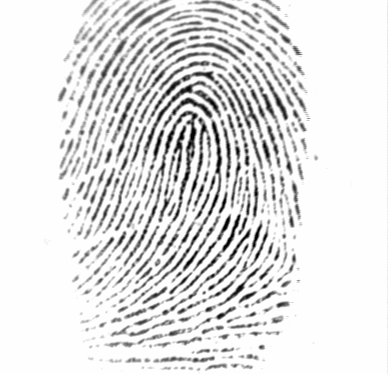
#> input picture DB1_B/102_1.tif, 388 x 374 px
$ python -i fprint.py   (imports and definitions only)   (older library calls are emulated)
#> lines starting #> are read from the running program, lines starting #| are printed output that depends on the picture; after the words box and inside, x2 and y2 are one past the last pixel; in counts of white or black regions, pixels touching at a corner belong together
#> further down, picture is the input picture: shape (374, 388, 3); min 1, max 254, mean 226.3
import cv2
import numpy as np
import secret as sc
import random
from skimage.morphology import skeletonize
from skimage import img_as_ubyte

'''
This module deals with fingerprint reading functionalities
'''


#Prepare the data by creating a binary thresholded image of it and skeletonize

def prep_data(img):
# 	img = cv2.bilateralFilter(img,4,8,2)
    # Convert the image to grayscale if it's not already
    img = cv2.cvtColor(img, cv2.COLOR_BGR2GRAY)
    # Binarize the image
    _, binary_img = cv2.threshold(img, 127, 255, cv2.THRESH_BINARY)
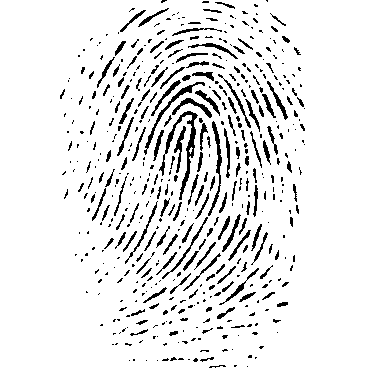
#> binary_img: shape (374, 388); 91.6% white; black in thin lines or dots, all inside (x1, y1, x2, y2) = (60, 0, 305, 368)

    # Skeletonize the binary image
    skel = skeletonize(binary_img)
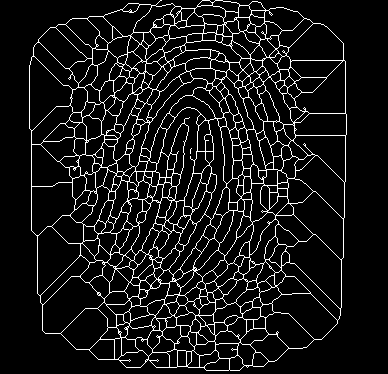
#> skel: shape (374, 388) bool; 9% white in thin lines or dots, all inside (x1, y1, x2, y2) = (29, 0, 347, 371)

    # Convert boolean skeleton image to uint8 for display
    skel = img_as_ubyte(skel)

    return skel
# 	ret2,img = cv2.threshold(img,127,255,cv2.THRESH_BINARY_INV | cv2.THRESH_OTSU)
# 	skel = cv2.ximgproc.thinning(img,img,cv2.ximgproc.THINNING_ZHANGSUEN)

# 	return skel


#Feature detect finds ROIs/corners through Harris corner detection
#param: skel- a skeletonized version of the image
#name: the original image

# [173 lines left out: functions feature_detect, orb_image, encrypt_prints, restore_points, not called in this run]


#a tester main function for keypoint detection

# [17 lines not run here, left out]

>>> import cv2
>>> picture = cv2.imread('DB1_B/102_1.tif')
>>> result = prep_data(picture)

$ run again, on DB1_B/101_2.tif
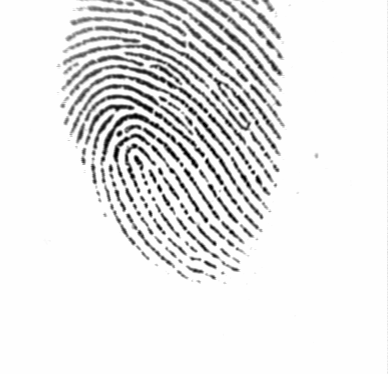
#> input picture DB1_B/101_2.tif, 388 x 374 px
#> picture is the input picture: shape (374, 388, 3); min 1, max 254, mean 231.9
#> in prep_data, `_, binary_img = cv2.threshold(img, 127, 255, cv2.THRESH_BINARY)`:
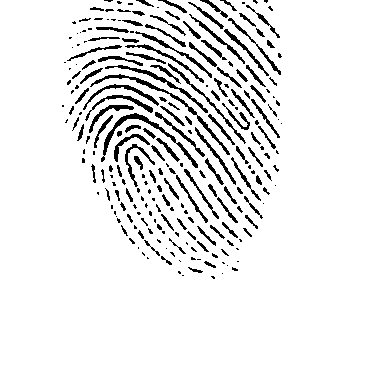
#> binary_img: shape (374, 388); 91.8% white; black in thin lines or dots, all inside (x1, y1, x2, y2) = (62, 0, 282, 279)
#> in prep_data, `skel = skeletonize(binary_img)`:
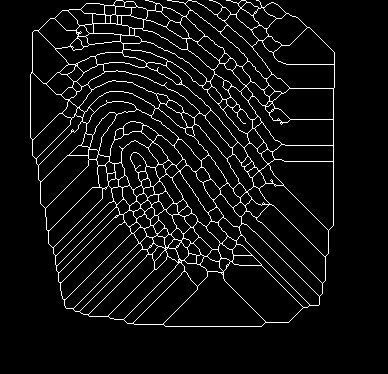
#> skel: shape (374, 388) bool; 6.1% white in thin lines or dots, all inside (x1, y1, x2, y2) = (30, 0, 335, 327)

$ run again, on DB1_B/101_3.tif
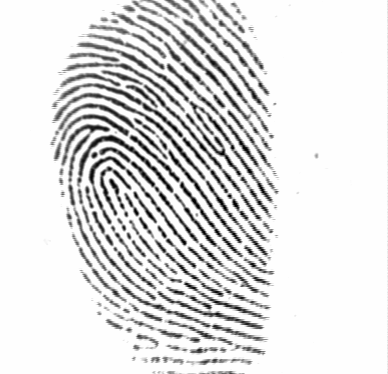
#> input picture DB1_B/101_3.tif, 388 x 374 px
#> picture is the input picture: shape (374, 388, 3); min 1, max 254, mean 223.6
#> in prep_data, `_, binary_img = cv2.threshold(img, 127, 255, cv2.THRESH_BINARY)`:
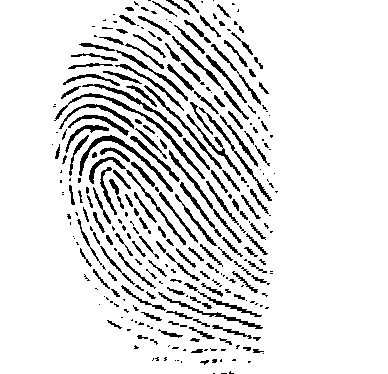
#> binary_img: shape (374, 388); 88.7% white; black in thin lines or dots, all inside (x1, y1, x2, y2) = (52, 0, 278, 374)
#> in prep_data, `skel = skeletonize(binary_img)`:
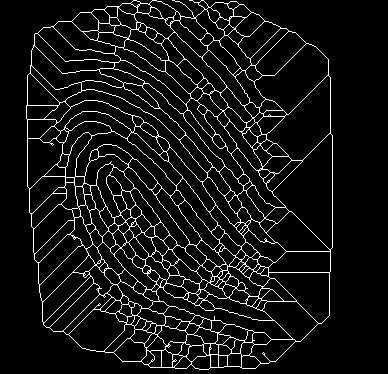
#> skel: shape (374, 388) bool; 7.4% white in thin lines or dots, all inside (x1, y1, x2, y2) = (26, 0, 333, 370)
